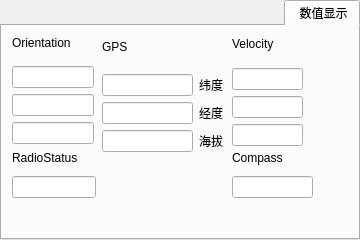
     <widget class="QTabWidget" name="tabWidget_PaintArea">
      <property name="geometry">
       <rect>
        <x>880</x>
        <y>0</y>
        <width>360</width>
        <height>240</height>
       </rect>
      </property>
      <property name="minimumSize">
       <size>
        <width>360</width>
        <height>240</height>
       </size>
      </property>
      <property name="maximumSize">
       <size>
        <width>360</width>
        <height>240</height>
       </size>
      </property>
      <property name="layoutDirection">
       <enum>Qt::RightToLeft</enum>
      </property>
      <property name="currentIndex">
       <number>0</number>
      </property>
      <widget class="QWidget" name="tab_3">
       <attribute name="title">
        <string> 数值显示</string>
       </attribute>
       <widget class="QWidget" name="layoutWidget">
        <property name="geometry">
         <rect>
          <x>230</x>
          <y>0</y>
          <width>71</width>
          <height>120</height>
         </rect>
        </property>
        <layout class="QVBoxLayout" name="verticalLayout_17">
         <item>
          <widget class="QLabel" name="label_4">
           <property name="text">
            <string>Velocity</string>
           </property>
          </widget>
         </item>
         <item>
          <layout class="QVBoxLayout" name="verticalLayout_4">
           <item>
            <widget class="QLineEdit" name="lineEdit_Velocity_X">
             <property name="readOnly">
              <bool>true</bool>
             </property>
            </widget>
           </item>
           <item>
            <widget class="QLineEdit" name="lineEdit_Velocity_Y">
             <property name="readOnly">
              <bool>true</bool>
             </property>
            </widget>
           </item>
           <item>
            <widget class="QLineEdit" name="lineEdit_Velocity_Z">
             <property name="readOnly">
              <bool>true</bool>
             </property>
            </widget>
           </item>
          </layout>
         </item>
        </layout>
       </widget>
       <widget class="QWidget" name="layoutWidget_2">
        <property name="geometry">
         <rect>
          <x>10</x>
          <y>120</y>
          <width>84</width>
          <height>52</height>
         </rect>
        </property>
        <layout class="QVBoxLayout" name="verticalLayout_7">
         <item>
          <widget class="QLabel" name="label_5">
           <property name="text">
            <string>RadioStatus</string>
           </property>
          </widget>
         </item>
         <item>
          <widget class="QLineEdit" name="lineEdit_Radio">
           <property name="readOnly">
            <bool>true</bool>
           </property>
          </widget>
         </item>
        </layout>
       </widget>
       <widget class="QWidget" name="layoutWidget_3">
        <property name="geometry">
         <rect>
          <x>230</x>
          <y>120</y>
          <width>81</width>
          <height>52</height>
         </rect>
        </property>
        <layout class="QVBoxLayout" name="verticalLayout_5">
         <item>
          <widget class="QLabel" name="label_3">
           <property name="text">
            <string>Compass</string>
           </property>
          </widget>
         </item>
         <item>
          <widget class="QLineEdit" name="lineEdit_Compass">
           <property name="readOnly">
            <bool>true</bool>
           </property>
          </widget>
         </item>
        </layout>
       </widget>
       <widget class="QWidget" name="layoutWidget_4">
        <property name="geometry">
         <rect>
          <x>10</x>
          <y>0</y>
          <width>82</width>
          <height>118</height>
         </rect>
        </property>
        <layout class="QVBoxLayout" name="verticalLayout_18">
         <item>
          <widget class="QLabel" name="label_12">
           <property name="text">
            <string>Orientation</string>
           </property>
          </widget>
         </item>
         <item>
          <widget class="QLineEdit" name="lineEdit_Orientation_Pitchd">
           <property name="readOnly">
            <bool>true</bool>
           </property>
          </widget>
         </item>
         <item>
          <widget class="QLineEdit" name="lineEdit_Orientation_Rolld">
           <property name="readOnly">
            <bool>true</bool>
           </property>
          </widget>
         </item>
         <item>
          <widget class="QLineEdit" name="lineEdit_Orientation_Yawd">
           <property name="readOnly">
            <bool>true</bool>
           </property>
          </widget>
         </item>
        </layout>
       </widget>
       <widget class="QWidget" name="layoutWidget_5">
        <property name="geometry">
         <rect>
          <x>100</x>
          <y>0</y>
          <width>121</width>
          <height>126</height>
         </rect>
        </property>
        <layout class="QVBoxLayout" name="verticalLayout_3">
         <item>
          <widget class="QLabel" name="label_2">
           <property name="text">
            <string>GPS</string>
           </property>
          </widget>
         </item>
         <item>
          <layout class="QHBoxLayout" name="horizontalLayout">
           <item>
            <widget class="QLabel" name="label_15">
             <property name="text">
              <string>纬度</string>
             </property>
            </widget>
           </item>
           <item>
            <widget class="QLineEdit" name="lineEdit_GPS_X">
             <property name="readOnly">
              <bool>true</bool>
             </property>
            </widget>
           </item>
          </layout>
         </item>
         <item>
          <layout class="QHBoxLayout" name="horizontalLayout_5">
           <item>
            <widget class="QLabel" name="label_9">
             <property name="text">
              <string>经度</string>
             </property>
            </widget>
           </item>
           <item>
            <widget class="QLineEdit" name="lineEdit_GPS_Y">
             <property name="readOnly">
              <bool>true</bool>
             </property>
            </widget>
           </item>
          </layout>
         </item>
         <item>
          <layout class="QHBoxLayout" name="horizontalLayout_6">
           <item>
            <widget class="QLabel" name="label_16">
             <property name="text">
              <string>海拔</string>
             </property>
            </widget>
           </item>
           <item>
            <widget class="QLineEdit" name="lineEdit_GPS_Z">
             <property name="readOnly">
              <bool>true</bool>
             </property>
            </widget>
           </item>
          </layout>
         </item>
        </layout>
       </widget>
       <zorder>layoutWidget_3</zorder>
       <zorder>layoutWidget_4</zorder>
       <zorder>layoutWidget_5</zorder>
       <zorder>layoutWidget</zorder>
       <zorder>layoutWidget_2</zorder>
      </widget>
     </widget>
